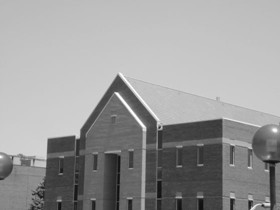
#> input picture home.jpg, 280 x 210 px
$ python median.py
#> lines starting #> are read from the running program, lines starting #| are printed output that depends on the picture; after the words box and inside, x2 and y2 are one past the last pixel; in counts of white or black regions, pixels touching at a corner belong together
import cv2
import numpy as np
import matplotlib.pyplot as plt
image = cv2.imread('home.jpg', cv2.IMREAD_GRAYSCALE)
#> image is the input picture: shape (210, 280); min 11, max 255, mean 154.6
def add_impulse_noise(image, prob):
#> called with prob = 0.1
    noisy_image = np.copy(image)
    for i in range(image.shape[0]):
        for j in range(image.shape[1]):
            if np.random.rand() < prob:
                noisy_image[i, j] = 0 if np.random.rand() < 0.5 else 255
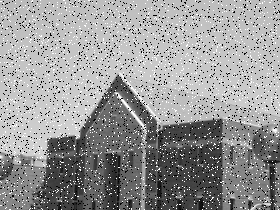
#> noisy_image: shape (210, 280); 10.3% of pixels changed, all inside (x1, y1, x2, y2) = (0, 0, 280, 210)
    return noisy_image
def median_filter(image, kernel_size):
#> called with kernel_size = 3
    padded_image = np.pad(image, ((kernel_size//2, kernel_size//2), (kernel_size//2, kernel_size//2)), mode='edge')
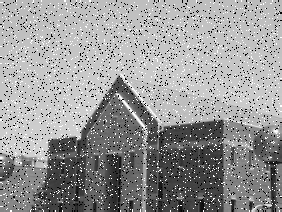
#> padded_image: shape (212, 282); min 0, max 255, mean 151.5
    filtered_image = np.zeros_like(image)
    for i in range(image.shape[0]):
        for j in range(image.shape[1]):
            neighbors = padded_image[i:i+kernel_size, j:j+kernel_size]
            filtered_image[i, j] = np.median(neighbors)
    return filtered_image
noisy_image = add_impulse_noise(image, prob=0.1)
denoised_image = median_filter(noisy_image, kernel_size=3)
plt.figure(figsize=(12, 6))
plt.subplot(1, 2, 1)
plt.imshow(noisy_image, cmap='gray')
plt.title('Noisy Image')
plt.axis('off')
plt.subplot(1, 2, 2)
plt.imshow(denoised_image, cmap='gray')
plt.title('Denoised Image (Median Filter)')
plt.axis('off')
plt.show()
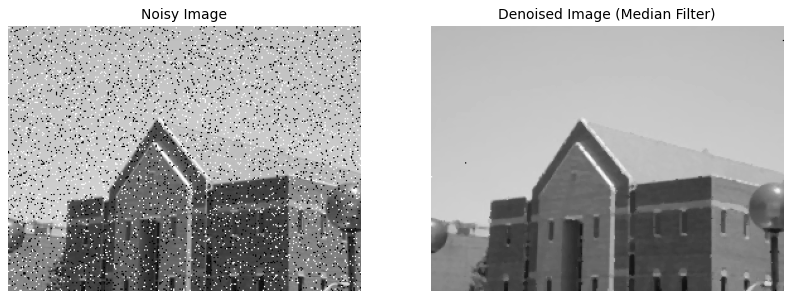
#> figure drawn by matplotlib, 2 panels
